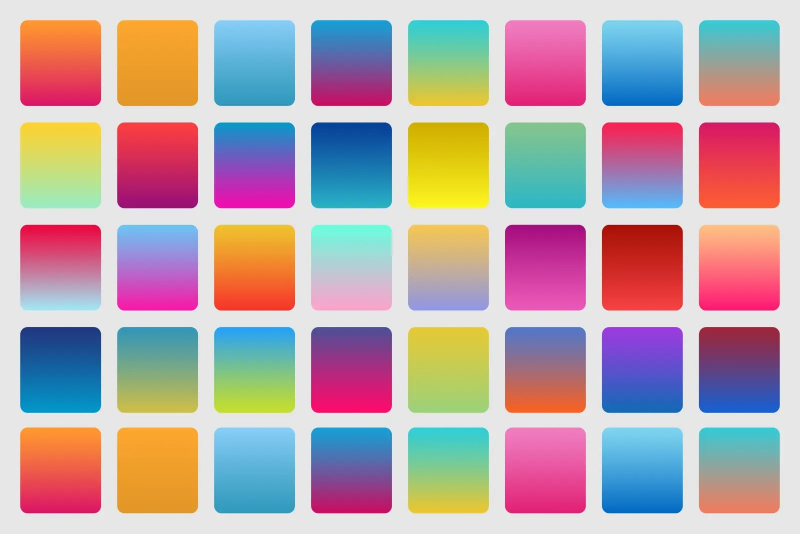
#> input picture sample 1.jpeg, 1600 x 1067 px, found by its file name (shown at 1/2 size)
$ python 'Assignment 1.py'
#> lines starting #> are read from the running program, lines starting #| are printed output that depends on the picture
"""
Name: Ayush Gupta
Roll No: [Your Roll Number]
Course: Image Processing & Computer Vision
Unit: 1
Assignment Title: Designing a Smart Document Scanner using Python
Date: April 26, 2026
"""

import cv2
import numpy as np
import os
import matplotlib.pyplot as plt

def process_scanner(image_path="C:\\Users\\DELL\\OneDrive\\Desktop\\python\\sample 1.jpeg"):
    # Task 1: Project Introduction [cite: 247]
    print("="*60)
    print("SYSTEM START: SMART DOCUMENT SCANNER & QUALITY ANALYSIS")
    print("="*60)
    print(f"Acquiring image from: {image_path}")

    # Task 2: Image Acquisition & Preprocessing [cite: 249-251]
    img = cv2.imread(image_path)
#> img is the input picture: shape (1067, 1600, 3); mean B, G, R 170.1, 165.2, 185.7
    if img is None:
        print("Error: Image not found. Please check the file path.")
        return

    img = cv2.resize(img, (512, 512)) # Standardize resolution [cite: 250]
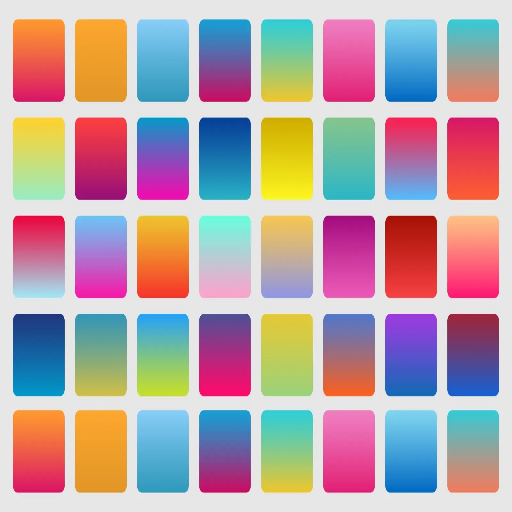
#> img: shape (512, 512, 3); mean B, G, R 169.8, 164.9, 185.4
    gray = cv2.cvtColor(img, cv2.COLOR_BGR2GRAY) # Grayscale conversion [cite: 251]
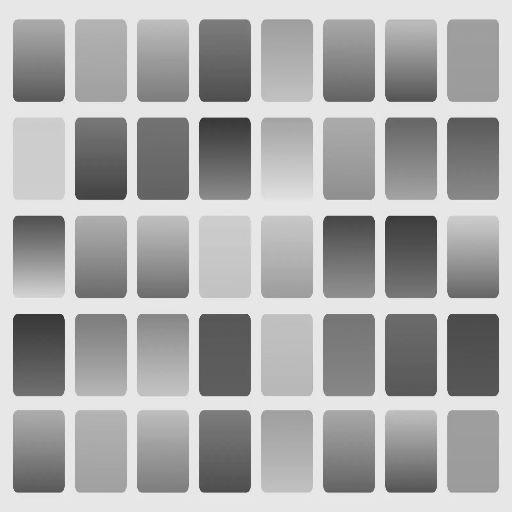
#> gray: shape (512, 512); min 45, max 243, mean 171.6
    print("[1/3] Image acquisition and grayscale conversion complete.")

    # Task 3: Image Sampling (Resolution Analysis) [cite: 253-258]
    print("[2/3] Performing resolution sampling analysis...")
    sampling_results = []
    # Simulating High (512), Medium (256), and Low (128) resolutions [cite: 255-257]
    for res in [512, 256, 128]:
        down = cv2.resize(gray, (res, res), interpolation=cv2.INTER_AREA)
        up = cv2.resize(down, (512, 512), interpolation=cv2.INTER_NEAREST)
        sampling_results.append(up)
#> this loop made 3 passes
#> pass 2, in process_scanner, `down = cv2.resize(gray, (res, res), interpolation=cv2.INTER_AREA)`:
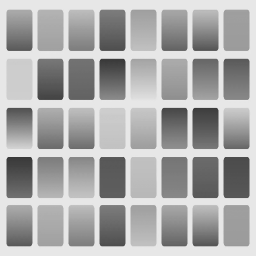
#> down: shape (256, 256); min 56, max 234, mean 171.7
#> pass 2, in process_scanner, `up = cv2.resize(down, (512, 512), interpolation=cv2.INTER_NEAREST)`:
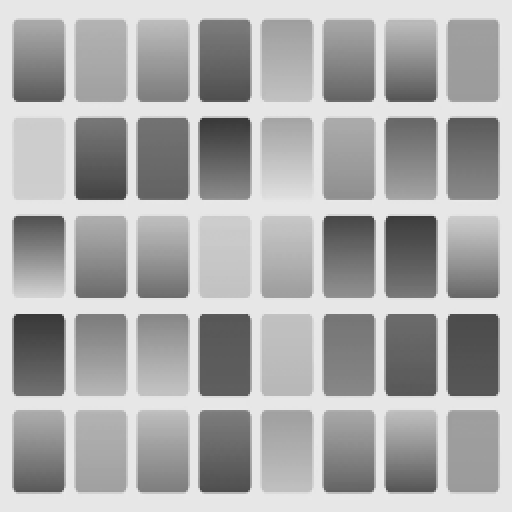
#> up: shape (512, 512); min 56, max 234, mean 171.7
#> pass 3, in process_scanner, `down = cv2.resize(gray, (res, res), interpolation=cv2.INTER_AREA)`:
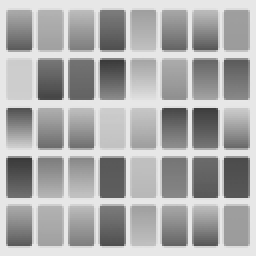
#> down: shape (128, 128) (shown 2 times larger); min 58, max 232, mean 171.6
#> pass 3, in process_scanner, `up = cv2.resize(down, (512, 512), interpolation=cv2.INTER_NEAREST)`:
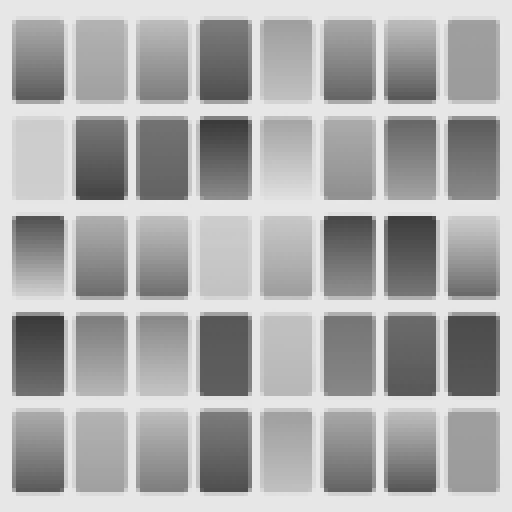
#> up: shape (512, 512); min 58, max 232, mean 171.6
#> after the loop, sampling_results = 3 items

    # Task 4: Image Quantization (Gray Level Reduction) [cite: 260-264]
    print("[3/3] Performing bit-depth quantization analysis...")
    quant_results = []
    # Simulating 8-bit (256), 4-bit (16), and 2-bit (4) gray levels [cite: 262-264]
    for levels in [256, 16, 4]:
        factor = 256 // levels
        quantized = (gray // factor) * factor
        quant_results.append(quantized)
#> this loop made 3 passes
#> pass 3, in process_scanner, `quantized = (gray // factor) * factor`:
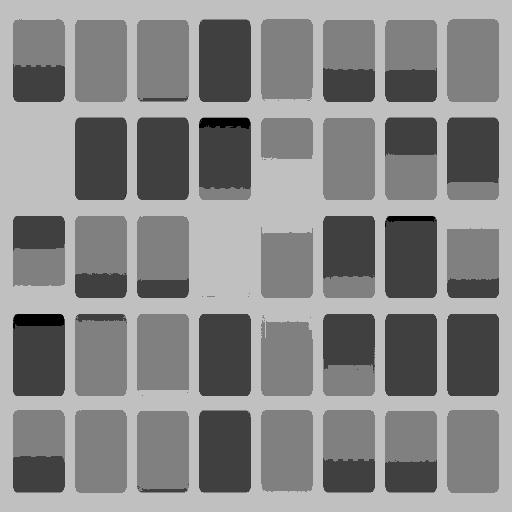
#> quantized: shape (512, 512); min 0, max 192, mean 136.9
#> after the loop, quant_results = 3 items

    # Task 5: Quality Observation & Analysis [cite: 266-270]
    print("\n" + "-"*30)
    print("ANALYTICAL OBSERVATIONS:")
    print("- Sampling: Lower resolutions (128x128) cause significant text blur and aliasing.")
    print("- Quantization: 2-bit (4 levels) causes heavy contouring and loss of fine text details.")
    print("- OCR Suitability: High-res 8-bit images are required for reliable text recognition.")
    print("-"*30)

    # Visualization and Final Output [cite: 271-276]
    titles = ['Original Grayscale', 'Res: 512x512', 'Res: 256x256', 'Res: 128x128',
              'Quant: 8-bit', 'Quant: 4-bit', 'Quant: 2-bit']
    images = [gray] + sampling_results + quant_results
#> images = 7 items

    plt.figure(figsize=(15, 8))
    plt.suptitle("Document Scanner Analysis: Sampling and Quantization Effects", fontsize=14)
    for i in range(len(images)):
        plt.subplot(2, 4, i+1)
        plt.imshow(images[i], cmap='gray')
        plt.title(titles[i])
        plt.axis('off')
#> this loop made 7 passes

    # Save output images to folder [cite: 274]
    os.makedirs('outputs', exist_ok=True)
    output_filename = 'outputs/scanner_comparison.png'
    plt.savefig(output_filename)
    print(f"\nAnalysis complete. Results saved in '{output_filename}'.")
    plt.show()

# Execution
if __name__ == "__main__":
    process_scanner()

$ run again, with sample 4.jpg copied over sample 1.jpeg
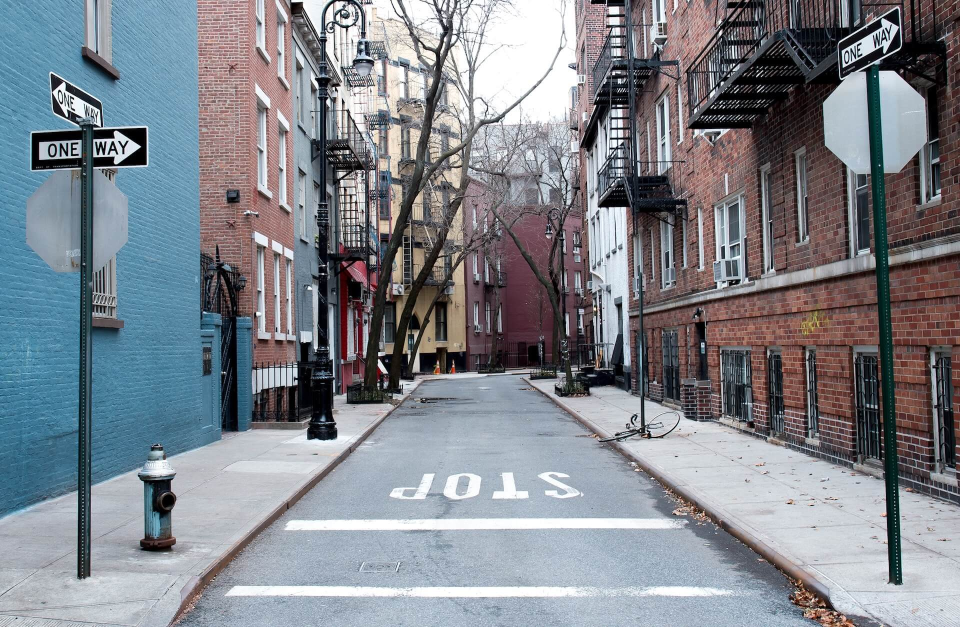
#> input picture sample 4.jpg, 1920 x 1254 px, found by its file name (shown at 1/2 size)
#> in process_scanner, img is the input picture: shape (1254, 1920, 3); mean B, G, R 140.3, 132.7, 128
#> img: shape (512, 512, 3)
#> the loop in process_scanner, `for res in [512, 256, 128]:` made 3 passes
#> pass 3, in process_scanner, `up = cv2.resize(down, (512, 512), interpolation=cv2.INTER_NEAREST)`:
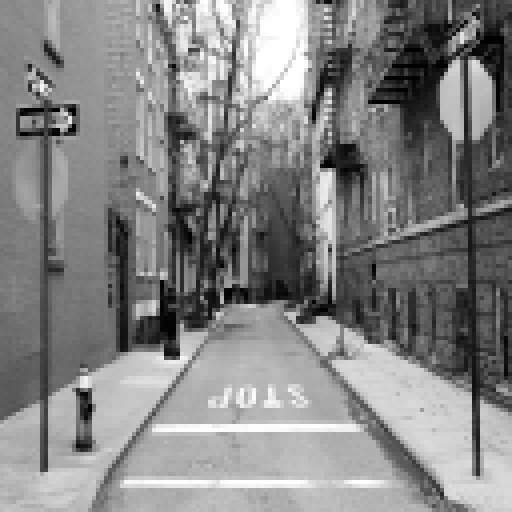
#> up: shape (512, 512); min 0, max 255, mean 132.2
#> after the loop in process_scanner, `for res in [512, 256, 128]:`: sampling_results = 3 items
#> the loop in process_scanner, `for levels in [256, 16, 4]:` made 3 passes
#> pass 3, in process_scanner, `quantized = (gray // factor) * factor`:
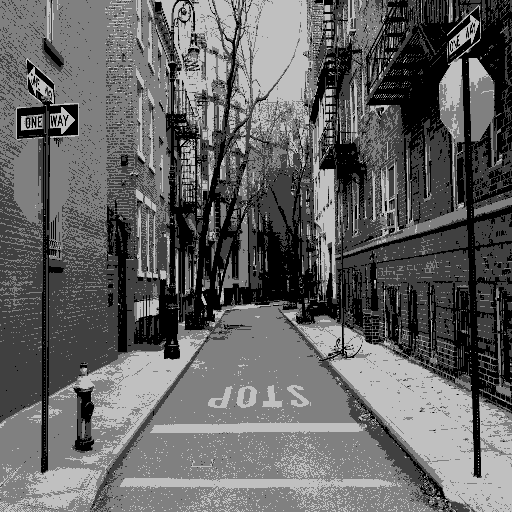
#> quantized: shape (512, 512); min 0, max 192, mean 99.8
#> images = 7 items
#> the loop in process_scanner, `for i in range(len(images)):` made 7 passes

$ run again, with sample 5.jpg copied over sample 1.jpeg
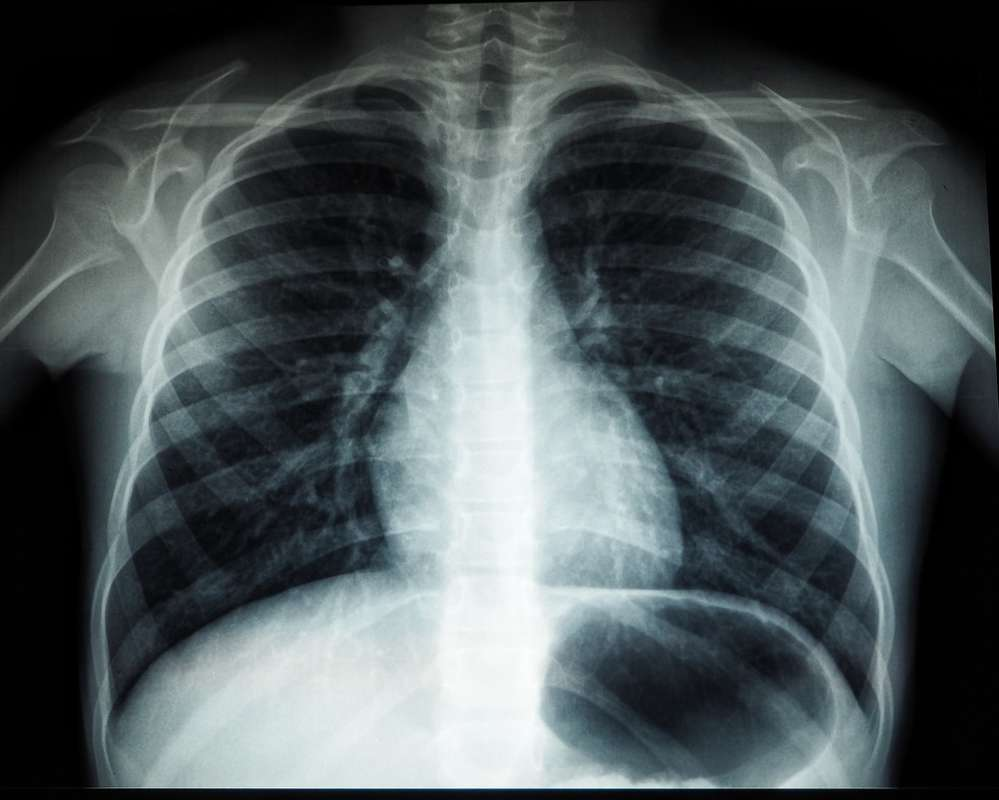
#> input picture sample 5.jpg, 999 x 800 px, found by its file name
#> in process_scanner, img is the input picture: shape (800, 999, 3); mean B, G, R 92.7, 90.1, 80.4
#> img: shape (512, 512, 3)
#> after the loop in process_scanner, `for res in [512, 256, 128]:`: sampling_results = 3 items
#> the loop in process_scanner, `for levels in [256, 16, 4]:` made 3 passes
#> pass 3, in process_scanner, `quantized = (gray // factor) * factor`:
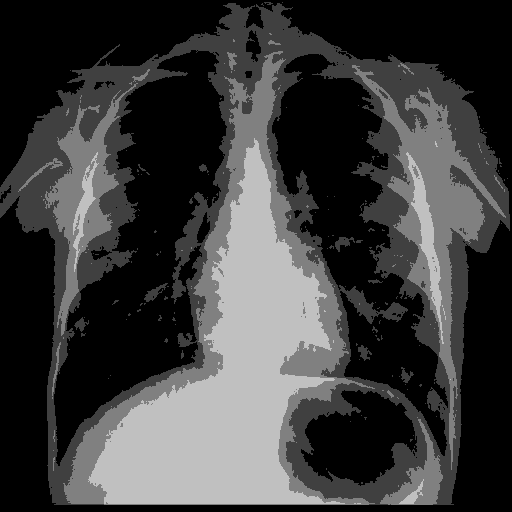
#> quantized: shape (512, 512); min 0, max 192, mean 60.2
#> images = 7 items
#> the loop in process_scanner, `for i in range(len(images)):` made 7 passes
